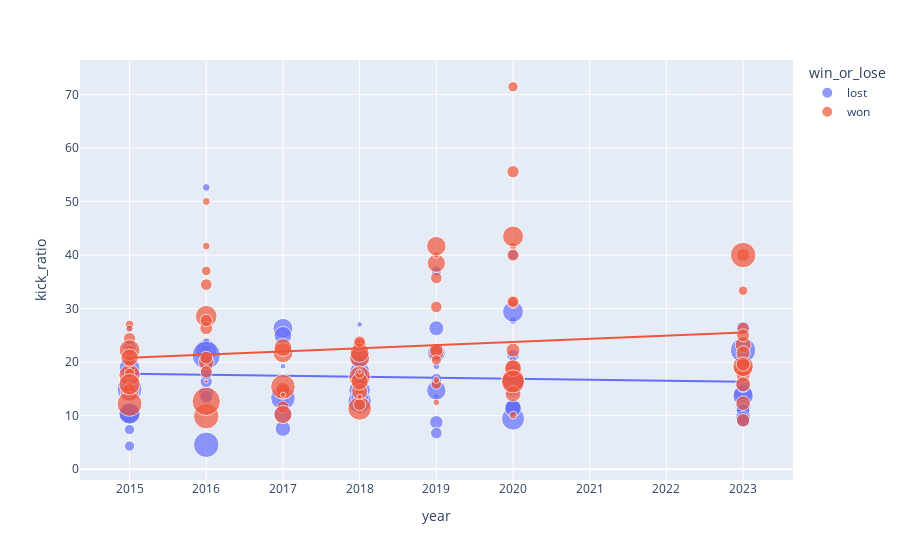

This figure's notebook cell:
### Code cell
fig = px.scatter(df, x='year', y='kick_ratio', color='win_or_lose', size='abs_score_margin', trendline="ols")
fig.show()
